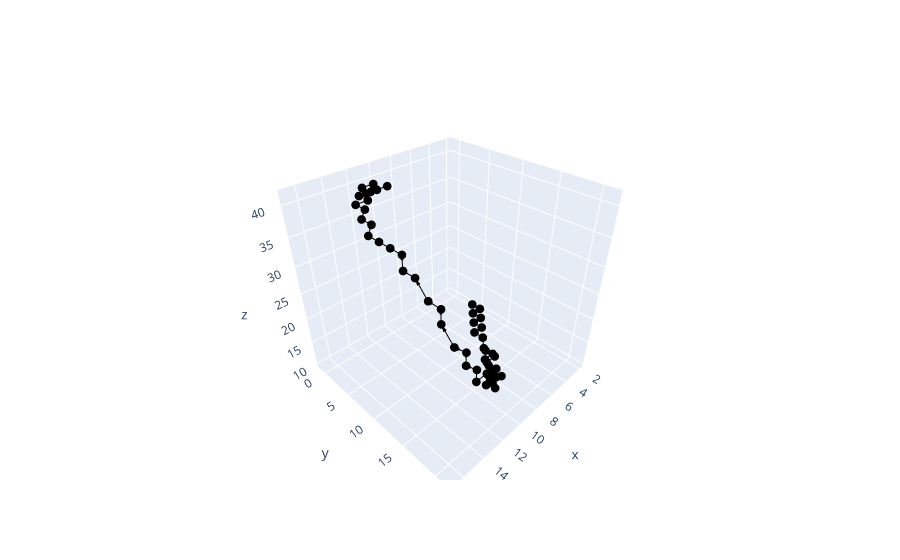

Notebook code for this chart:
### Code cell
fig.show()

### Figure 1 — Plotly figure (JSON) as saved in the notebook; plotly's stock layout.template omitted (floating-point values rounded to 4 significant figures)
{"data": [{"marker": {"color": "black", "line": {"color": "white", "width": 1}, "size": 2}, "mode": "markers", "showlegend": false, "type": "scatter3d", "x": [2.484, 2.484, 3.449, 3.449, 4.414, 4.414, 5.379, 5.379, 6.344, 6.344, 7.309, 7.309, 7.309, 8.274, 8.274, 9.239, 9.239, 10.2, 10.2, 10.2, 11.17, 11.17, 12.13, 12.13, 13.1, 13.1, 14.06, 14.06, 15.03, 15.03, 15.99, 15.99, 15.99, 15.99, 9.239, 10.2, 11.17, 15.99, 15.99, 11.17, 12.13, 12.13, 13.1, 13.1, 14.06, 14.06, 15.03, 15.03, 15.99, 15.99, 15.99, 15.99], "y": [4.265, 5.753, 5.753, 7.241, 7.241, 8.729, 8.729, 10.22, 11.7, 13.19, 13.19, 13.19, 14.68, 14.68, 16.17, 16.17, 16.17, 17.66, 17.66, 19.14, 19.14, 19.14, 20.63, 20.63, 20.63, 20.63, 20.63, 20.63, 20.63, 20.63, 20.63, 19.14, 17.66, 19.14, -0.1995, -0.1995, -0.1995, 14.68, 16.17, 1.289, 1.289, 2.777, 2.777, 4.265, 4.265, 5.753, 7.241, 8.729, 10.22, 11.7, 13.19, 14.68], "z": [10.85, 10.85, 10.85, 10.85, 10.85, 10.85, 10.85, 10.85, 10.85, 10.85, 10.85, 12.98, 12.98, 12.98, 12.98, 12.98, 15.11, 15.11, 17.25, 17.25, 17.25, 19.38, 19.38, 21.51, 21.51, 23.64, 23.64, 25.77, 27.9, 30.03, 32.16, 34.29, 36.42, 36.42, 38.55, 38.55, 38.55, 38.55, 38.55, 40.68, 40.68, 40.68, 40.68, 40.68, 40.68, 40.68, 40.68, 40.68, 40.68, 40.68, 40.68, 40.68]}, {"marker": {"color": "black", "size": 3}, "showlegend": false, "type": "scatter3d", "x": [2.484, 2.484], "y": [4.265, 5.753], "z": [10.85, 10.85]}, {"anchor": "tip", "colorscale": [[0, "black"], [1, "black"]], "showlegend": false, "showscale": false, "sizeref": 0.3, "type": "cone", "u": [0], "v": [1.488], "w": [0], "x": [2.484], "y": [5.753], "z": [10.85]}, {"marker": {"color": "black", "size": 3}, "showlegend": false, "type": "scatter3d", "x": [2.484, 3.449], "y": [5.753, 5.753], "z": [10.85, 10.85]}, {"anchor": "tip", "colorscale": [[0, "black"], [1, "black"]], "showlegend": false, "showscale": false, "sizeref": 0.3, "type": "cone", "u": [0.965], "v": [0], "w": [0], "x": [3.449], "y": [5.753], "z": [10.85]}, {"marker": {"color": "black", "size": 3}, "showlegend": false, "type": "scatter3d", "x": [3.449, 3.449], "y": [5.753, 7.241], "z": [10.85, 10.85]}, {"anchor": "tip", "colorscale": [[0, "black"], [1, "black"]], "showlegend": false, "showscale": false, "sizeref": 0.3, "type": "cone", "u": [0], "v": [1.488], "w": [0], "x": [3.449], "y": [7.241], "z": [10.85]}, {"marker": {"color": "black", "size": 3}, "showlegend": false, "type": "scatter3d", "x": [3.449, 4.414], "y": [7.241, 7.241], "z": [10.85, 10.85]}, {"anchor": "tip", "colorscale": [[0, "black"], [1, "black"]], "showlegend": false, "showscale": false, "sizeref": 0.3, "type": "cone", "u": [0.965], "v": [0], "w": [0], "x": [4.414], "y": [7.241], "z": [10.85]}, {"marker": {"color": "black", "size": 3}, "showlegend": false, "type": "scatter3d", "x": [4.414, 4.414], "y": [7.241, 8.729], "z": [10.85, 10.85]}, {"anchor": "tip", "colorscale": [[0, "black"], [1, "black"]], "showlegend": false, "showscale": false, "sizeref": 0.3, "type": "cone", "u": [0], "v": [1.488], "w": [0], "x": [4.414], "y": [8.729], "z": [10.85]}, {"marker": {"color": "black", "size": 3}, "showlegend": false, "type": "scatter3d", "x": [4.414, 5.379], "y": [8.729, 8.729], "z": [10.85, 10.85]}, {"anchor": "tip", "colorscale": [[0, "black"], [1, "black"]], "showlegend": false, "showscale": false, "sizeref": 0.3, "type": "cone", "u": [0.965], "v": [0], "w": [0], "x": [5.379], "y": [8.729], "z": [10.85]}, {"marker": {"color": "black", "size": 3}, "showlegend": false, "type": "scatter3d", "x": [5.379, 5.379], "y": [8.729, 10.22], "z": [10.85, 10.85]}, {"anchor": "tip", "colorscale": [[0, "black"], [1, "black"]], "showlegend": false, "showscale": false, "sizeref": 0.3, "type": "cone", "u": [0], "v": [1.488], "w": [0], "x": [5.379], "y": [10.22], "z": [10.85]}, {"marker": {"color": "black", "size": 3}, "showlegend": false, "type": "scatter3d", "x": [5.379, 6.344], "y": [10.22, 11.7], "z": [10.85, 10.85]}, {"anchor": "tip", "colorscale": [[0, "black"], [1, "black"]], "showlegend": false, "showscale": false, "sizeref": 0.3, "type": "cone", "u": [0.965], "v": [1.488], "w": [0], "x": [6.344], "y": [11.7], "z": [10.85]}, {"marker": {"color": "black", "size": 3}, "showlegend": false, "type": "scatter3d", "x": [6.344, 6.344], "y": [11.7, 13.19], "z": [10.85, 10.85]}, {"anchor": "tip", "colorscale": [[0, "black"], [1, "black"]], "showlegend": false, "showscale": false, "sizeref": 0.3, "type": "cone", "u": [0], "v": [1.488], "w": [0], "x": [6.344], "y": [13.19], "z": [10.85]}, {"marker": {"color": "black", "size": 3}, "showlegend": false, "type": "scatter3d", "x": [6.344, 7.309], "y": [13.19, 13.19], "z": [10.85, 10.85]}, {"anchor": "tip", "colorscale": [[0, "black"], [1, "black"]], "showlegend": false, "showscale": false, "sizeref": 0.3, "type": "cone", "u": [0.965], "v": [0], "w": [0], "x": [7.309], "y": [13.19], "z": [10.85]}, {"marker": {"color": "black", "size": 3}, "showlegend": false, "type": "scatter3d", "x": [7.309, 7.309], "y": [13.19, 13.19], "z": [10.85, 12.98]}, {"anchor": "tip", "colorscale": [[0, "black"], [1, "black"]], "showlegend": false, "showscale": false, "sizeref": 0.3, "type": "cone", "u": [0], "v": [0], "w": [2.13], "x": [7.309], "y": [13.19], "z": [12.98]}, {"marker": {"color": "black", "size": 3}, "showlegend": false, "type": "scatter3d", "x": [7.309, 7.309], "y": [13.19, 14.68], "z": [12.98, 12.98]}, {"anchor": "tip", "colorscale": [[0, "black"], [1, "black"]], "showlegend": false, "showscale": false, "sizeref": 0.3, "type": "cone", "u": [0], "v": [1.488], "w": [0], "x": [7.309], "y": [14.68], "z": [12.98]}, {"marker": {"color": "black", "size": 3}, "showlegend": false, "type": "scatter3d", "x": [7.309, 8.274], "y": [14.68, 14.68], "z": [12.98, 12.98]}, {"anchor": "tip", "colorscale": [[0, "black"], [1, "black"]], "showlegend": false, "showscale": false, "sizeref": 0.3, "type": "cone", "u": [0.965], "v": [0], "w": [0], "x": [8.274], "y": [14.68], "z": [12.98]}, {"marker": {"color": "black", "size": 3}, "showlegend": false, "type": "scatter3d", "x": [8.274, 8.274], "y": [14.68, 16.17], "z": [12.98, 12.98]}, {"anchor": "tip", "colorscale": [[0, "black"], [1, "black"]], "showlegend": false, "showscale": false, "sizeref": 0.3, "type": "cone", "u": [0], "v": [1.488], "w": [0], "x": [8.274], "y": [16.17], "z": [12.98]}, {"marker": {"color": "black", "size": 3}, "showlegend": false, "type": "scatter3d", "x": [8.274, 9.239], "y": [16.17, 16.17], "z": [12.98, 12.98]}, {"anchor": "tip", "colorscale": [[0, "black"], [1, "black"]], "showlegend": false, "showscale": false, "sizeref": 0.3, "type": "cone", "u": [0.965], "v": [0], "w": [0], "x": [9.239], "y": [16.17], "z": [12.98]}, {"marker": {"color": "black", "size": 3}, "showlegend": false, "type": "scatter3d", "x": [9.239, 9.239], "y": [16.17, 16.17], "z": [12.98, 15.11]}, {"anchor": "tip", "colorscale": [[0, "black"], [1, "black"]], "showlegend": false, "showscale": false, "sizeref": 0.3, "type": "cone", "u": [0], "v": [0], "w": [2.13], "x": [9.239], "y": [16.17], "z": [15.11]}, {"marker": {"color": "black", "size": 3}, "showlegend": false, "type": "scatter3d", "x": [9.239, 10.2], "y": [16.17, 17.66], "z": [15.11, 15.11]}, {"anchor": "tip", "colorscale": [[0, "black"], [1, "black"]], "showlegend": false, "showscale": false, "sizeref": 0.3, "type": "cone", "u": [0.965], "v": [1.488], "w": [0], "x": [10.2], "y": [17.66], "z": [15.11]}, {"marker": {"color": "black", "size": 3}, "showlegend": false, "type": "scatter3d", "x": [10.2, 10.2], "y": [17.66, 17.66], "z": [15.11, 17.25]}, {"anchor": "tip", "colorscale": [[0, "black"], [1, "black"]], "showlegend": false, "showscale": false, "sizeref": 0.3, "type": "cone", "u": [0], "v": [0], "w": [2.13], "x": [10.2], "y": [17.66], "z": [17.25]}, {"marker": {"color": "black", "size": 3}, "showlegend": false, "type": "scatter3d", "x": [10.2, 10.2], "y": [17.66, 19.14], "z": [17.25, 17.25]}, {"anchor": "tip", "colorscale": [[0, "black"], [1, "black"]], "showlegend": false, "showscale": false, "sizeref": 0.3, "type": "cone", "u": [0], "v": [1.488], "w": [0], "x": [10.2], "y": [19.14], "z": [17.25]}, {"marker": {"color": "black", "size": 3}, "showlegend": false, "type": "scatter3d", "x": [10.2, 11.17], "y": [19.14, 19.14], "z": [17.25, 17.25]}, {"anchor": "tip", "colorscale": [[0, "black"], [1, "black"]], "showlegend": false, "showscale": false, "sizeref": 0.3, "type": "cone", "u": [0.965], "v": [0], "w": [0], "x": [11.17], "y": [19.14], "z": [17.25]}, {"marker": {"color": "black", "size": 3}, "showlegend": false, "type": "scatter3d", "x": [11.17, 11.17], "y": [19.14, 19.14], "z": [17.25, 19.38]}, {"anchor": "tip", "colorscale": [[0, "black"], [1, "black"]], "showlegend": false, "showscale": false, "sizeref": 0.3, "type": "cone", "u": [0], "v": [0], "w": [2.13], "x": [11.17], "y": [19.14], "z": [19.38]}, {"marker": {"color": "black", "size": 3}, "showlegend": false, "type": "scatter3d", "x": [11.17, 12.13], "y": [19.14, 20.63], "z": [19.38, 19.38]}, {"anchor": "tip", "colorscale": [[0, "black"], [1, "black"]], "showlegend": false, "showscale": false, "sizeref": 0.3, "type": "cone", "u": [0.965], "v": [1.488], "w": [0], "x": [12.13], "y": [20.63], "z": [19.38]}, {"marker": {"color": "black", "size": 3}, "showlegend": false, "type": "scatter3d", "x": [12.13, 12.13], "y": [20.63, 20.63], "z": [19.38, 21.51]}, {"anchor": "tip", "colorscale": [[0, "black"], [1, "black"]], "showlegend": false, "showscale": false, "sizeref": 0.3, "type": "cone", "u": [0], "v": [0], "w": [2.13], "x": [12.13], "y": [20.63], "z": [21.51]}, {"marker": {"color": "black", "size": 3}, "showlegend": false, "type": "scatter3d", "x": [12.13, 13.1], "y": [20.63, 20.63], "z": [21.51, 21.51]}, {"anchor": "tip", "colorscale": [[0, "black"], [1, "black"]], "showlegend": false, "showscale": false, "sizeref": 0.3, "type": "cone", "u": [0.965], "v": [0], "w": [0], "x": [13.1], "y": [20.63], "z": [21.51]}, {"marker": {"color": "black", "size": 3}, "showlegend": false, "type": "scatter3d", "x": [13.1, 13.1], "y": [20.63, 20.63], "z": [21.51, 23.64]}, {"anchor": "tip", "colorscale": [[0, "black"], [1, "black"]], "showlegend": false, "showscale": false, "sizeref": 0.3, "type": "cone", "u": [0], "v": [0], "w": [2.13], "x": [13.1], "y": [20.63], "z": [23.64]}, {"marker": {"color": "black", "size": 3}, "showlegend": false, "type": "scatter3d", "x": [13.1, 14.06], "y": [20.63, 20.63], "z": [23.64, 23.64]}, {"anchor": "tip", "colorscale": [[0, "black"], [1, "black"]], "showlegend": false, "showscale": false, "sizeref": 0.3, "type": "cone", "u": [0.965], "v": [0], "w": [0], "x": [14.06], "y": [20.63], "z": [23.64]}, {"marker": {"color": "black", "size": 3}, "showlegend": false, "type": "scatter3d", "x": [14.06, 14.06], "y": [20.63, 20.63], "z": [23.64, 25.77]}, {"anchor": "tip", "colorscale": [[0, "black"], [1, "black"]], "showlegend": false, "showscale": false, "sizeref": 0.3, "type": "cone", "u": [0], "v": [0], "w": [2.13], "x": [14.06], "y": [20.63], "z": [25.77]}, {"marker": {"color": "black", "size": 3}, "showlegend": false, "type": "scatter3d", "x": [14.06, 15.03], "y": [20.63, 20.63], "z": [25.77, 27.9]}, {"anchor": "tip", "colorscale": [[0, "black"], [1, "black"]], "showlegend": false, "showscale": false, "sizeref": 0.3, "type": "cone", "u": [0.965], "v": [0], "w": [2.13], "x": [15.03], "y": [20.63], "z": [27.9]}, {"marker": {"color": "black", "size": 3}, "showlegend": false, "type": "scatter3d", "x": [15.03, 15.03], "y": [20.63, 20.63], "z": [27.9, 30.03]}, {"anchor": "tip", "colorscale": [[0, "black"], [1, "black"]], "showlegend": false, "showscale": false, "sizeref": 0.3, "type": "cone", "u": [0], "v": [0], "w": [2.13], "x": [15.03], "y": [20.63], "z": [30.03]}, {"marker": {"color": "black", "size": 3}, "showlegend": false, "type": "scatter3d", "x": [15.03, 15.99], "y": [20.63, 20.63], "z": [30.03, 32.16]}, {"anchor": "tip", "colorscale": [[0, "black"], [1, "black"]], "showlegend": false, "showscale": false, "sizeref": 0.3, "type": "cone", "u": [0.965], "v": [0], "w": [2.13], "x": [15.99], "y": [20.63], "z": [32.16]}, {"marker": {"color": "black", "size": 3}, "showlegend": false, "type": "scatter3d", "x": [15.99, 15.99], "y": [20.63, 19.14], "z": [32.16, 34.29]}, {"anchor": "tip", "colorscale": [[0, "black"], [1, "black"]], "showlegend": false, "showscale": false, "sizeref": 0.3, "type": "cone", "u": [0], "v": [-1.488], "w": [2.13], "x": [15.99], "y": [19.14], "z": [34.29]}, {"marker": {"color": "black", "size": 3}, "showlegend": false, "type": "scatter3d", "x": [15.99, 15.99], "y": [19.14, 19.14], "z": [34.29, 36.42]}, {"anchor": "tip", "colorscale": [[0, "black"], [1, "black"]], "showlegend": false, "showscale": false, "sizeref": 0.3, "type": "cone", "u": [0], "v": [0], "w": [2.13], "x": [15.99], "y": [19.14], "z": [36.42]}, {"marker": {"color": "black", "size": 3}, "showlegend": false, "type": "scatter3d", "x": [15.99, 15.99], "y": [17.66, 16.17], "z": [36.42, 38.55]}, {"anchor": "tip", "colorscale": [[0, "black"], [1, "black"]], "showlegend": false, "showscale": false, "sizeref": 0.3, "type": "cone", "u": [0], "v": [-1.488], "w": [2.13], "x": [15.99], "y": [16.17], "z": [38.55]}, {"marker": {"color": "black", "size": 3}, "showlegend": false, "type": "scatter3d", "x": [15.99, 15.99], "y": [19.14, 17.66], "z": [36.42, 36.42]}, {"anchor": "tip", "colorscale": [[0, "black"], [1, "black"]], "showlegend": false, "showscale": false, "sizeref": 0.3, "type": "cone", "u": [0], "v": [-1.488], "w": [0], "x": [15.99], "y": [17.66], "z": [36.42]}, {"marker": {"color": "black", "size": 3}, "showlegend": false, "type": "scatter3d", "x": [10.2, 9.239], "y": [-0.1995, -0.1995], "z": [38.55, 38.55]}, {"anchor": "tip", "colorscale": [[0, "black"], [1, "black"]], "showlegend": false, "showscale": false, "sizeref": 0.3, "type": "cone", "u": [-0.965], "v": [0], "w": [0], "x": [9.239], "y": [-0.1995], "z": [38.55]}, {"marker": {"color": "black", "size": 3}, "showlegend": false, "type": "scatter3d", "x": [11.17, 10.2], "y": [-0.1995, -0.1995], "z": [38.55, 38.55]}, {"anchor": "tip", "colorscale": [[0, "black"], [1, "black"]], "showlegend": false, "showscale": false, "sizeref": 0.3, "type": "cone", "u": [-0.965], "v": [0], "w": [0], "x": [10.2], "y": [-0.1995], "z": [38.55]}, {"marker": {"color": "black", "size": 3}, "showlegend": false, "type": "scatter3d", "x": [15.99, 15.99], "y": [14.68, 14.68], "z": [38.55, 40.68]}, {"anchor": "tip", "colorscale": [[0, "black"], [1, "black"]], "showlegend": false, "showscale": false, "sizeref": 0.3, "type": "cone", "u": [0], "v": [0], "w": [2.13], "x": [15.99], "y": [14.68], "z": [40.68]}, {"marker": {"color": "black", "size": 3}, "showlegend": false, "type": "scatter3d", "x": [15.99, 15.99], "y": [16.17, 14.68], "z": [38.55, 38.55]}, {"anchor": "tip", "colorscale": [[0, "black"], [1, "black"]], "showlegend": false, "showscale": false, "sizeref": 0.3, "type": "cone", "u": [0], "v": [-1.488], "w": [0], "x": [15.99], "y": [14.68], "z": [38.55]}, {"marker": {"color": "black", "size": 3}, "showlegend": false, "type": "scatter3d", "x": [11.17, 11.17], "y": [1.289, -0.1995], "z": [40.68, 38.55]}, {"anchor": "tip", "colorscale": [[0, "black"], [1, "black"]], "showlegend": false, "showscale": false, "sizeref": 0.3, "type": "cone", "u": [0], "v": [-1.488], "w": [-2.13], "x": [11.17], "y": [-0.1995], "z": [38.55]}, {"marker": {"color": "black", "size": 3}, "showlegend": false, "type": "scatter3d", "x": [12.13, 11.17], "y": [1.289, 1.289], "z": [40.68, 40.68]}, {"anchor": "tip", "colorscale": [[0, "black"], [1, "black"]], "showlegend": false, "showscale": false, "sizeref": 0.3, "type": "cone", "u": [-0.965], "v": [0], "w": [0], "x": [11.17], "y": [1.289], "z": [40.68]}, {"marker": {"color": "black", "size": 3}, "showlegend": false, "type": "scatter3d", "x": [12.13, 12.13], "y": [2.777, 1.289], "z": [40.68, 40.68]}, {"anchor": "tip", "colorscale": [[0, "black"], [1, "black"]], "showlegend": false, "showscale": false, "sizeref": 0.3, "type": "cone", "u": [0], "v": [-1.488], "w": [0], "x": [12.13], "y": [1.289], "z": [40.68]}, {"marker": {"color": "black", "size": 3}, "showlegend": false, "type": "scatter3d", "x": [13.1, 12.13], "y": [2.777, 2.777], "z": [40.68, 40.68]}, {"anchor": "tip", "colorscale": [[0, "black"], [1, "black"]], "showlegend": false, "showscale": false, "sizeref": 0.3, "type": "cone", "u": [-0.965], "v": [0], "w": [0], "x": [12.13], "y": [2.777], "z": [40.68]}, {"marker": {"color": "black", "size": 3}, "showlegend": false, "type": "scatter3d", "x": [13.1, 13.1], "y": [4.265, 2.777], "z": [40.68, 40.68]}, {"anchor": "tip", "colorscale": [[0, "black"], [1, "black"]], "showlegend": false, "showscale": false, "sizeref": 0.3, "type": "cone", "u": [0], "v": [-1.488], "w": [0], "x": [13.1], "y": [2.777], "z": [40.68]}, {"marker": {"color": "black", "size": 3}, "showlegend": false, "type": "scatter3d", "x": [14.06, 13.1], "y": [4.265, 4.265], "z": [40.68, 40.68]}, {"anchor": "tip", "colorscale": [[0, "black"], [1, "black"]], "showlegend": false, "showscale": false, "sizeref": 0.3, "type": "cone", "u": [-0.965], "v": [0], "w": [0], "x": [13.1], "y": [4.265], "z": [40.68]}, {"marker": {"color": "black", "size": 3}, "showlegend": false, "type": "scatter3d", "x": [14.06, 14.06], "y": [5.753, 4.265], "z": [40.68, 40.68]}, {"anchor": "tip", "colorscale": [[0, "black"], [1, "black"]], "showlegend": false, "showscale": false, "sizeref": 0.3, "type": "cone", "u": [0], "v": [-1.488], "w": [0], "x": [14.06], "y": [4.265], "z": [40.68]}, {"marker": {"color": "black", "size": 3}, "showlegend": false, "type": "scatter3d", "x": [15.03, 14.06], "y": [7.241, 5.753], "z": [40.68, 40.68]}, {"anchor": "tip", "colorscale": [[0, "black"], [1, "black"]], "showlegend": false, "showscale": false, "sizeref": 0.3, "type": "cone", "u": [-0.965], "v": [-1.488], "w": [0], "x": [14.06], "y": [5.753], "z": [40.68]}, {"marker": {"color": "black", "size": 3}, "showlegend": false, "type": "scatter3d", "x": [15.03, 15.03], "y": [8.729, 7.241], "z": [40.68, 40.68]}, {"anchor": "tip", "colorscale": [[0, "black"], [1, "black"]], "showlegend": false, "showscale": false, "sizeref": 0.3, "type": "cone", "u": [0], "v": [-1.488], "w": [0], "x": [15.03], "y": [7.241], "z": [40.68]}, {"marker": {"color": "black", "size": 3}, "showlegend": false, "type": "scatter3d", "x": [15.99, 15.03], "y": [10.22, 8.729], "z": [40.68, 40.68]}, {"anchor": "tip", "colorscale": [[0, "black"], [1, "black"]], "showlegend": false, "showscale": false, "sizeref": 0.3, "type": "cone", "u": [-0.965], "v": [-1.488], "w": [0], "x": [15.03], "y": [8.729], "z": [40.68]}, {"marker": {"color": "black", "size": 3}, "showlegend": false, "type": "scatter3d", "x": [15.99, 15.99], "y": [11.7, 10.22], "z": [40.68, 40.68]}, {"anchor": "tip", "colorscale": [[0, "black"], [1, "black"]], "showlegend": false, "showscale": false, "sizeref": 0.3, "type": "cone", "u": [0], "v": [-1.488], "w": [0], "x": [15.99], "y": [10.22], "z": [40.68]}, {"marker": {"color": "black", "size": 3}, "showlegend": false, "type": "scatter3d", "x": [15.99, 15.99], "y": [13.19, 11.7], "z": [40.68, 40.68]}, {"anchor": "tip", "colorscale": [[0, "black"], [1, "black"]], "showlegend": false, "showscale": false, "sizeref": 0.3, "type": "cone", "u": [0], "v": [-1.488], "w": [0], "x": [15.99], "y": [11.7], "z": [40.68]}, {"marker": {"color": "black", "size": 3}, "showlegend": false, "type": "scatter3d", "x": [15.99, 15.99], "y": [14.68, 13.19], "z": [40.68, 40.68]}, {"anchor": "tip", "colorscale": [[0, "black"], [1, "black"]], "showlegend": false, "showscale": false, "sizeref": 0.3, "type": "cone", "u": [0], "v": [-1.488], "w": [0], "x": [15.99], "y": [13.19], "z": [40.68]}], "layout": {"scene": {"aspectmode": "cube"}, "showlegend": false}}
